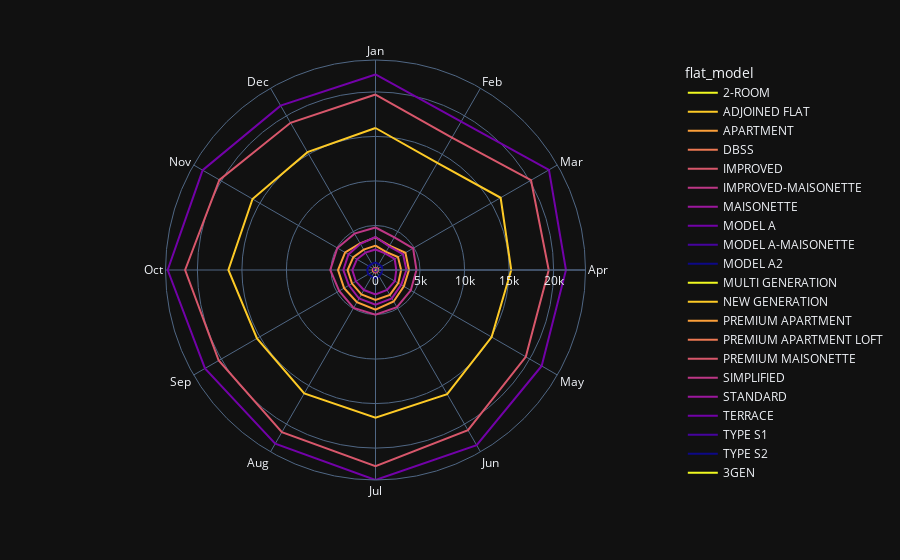

The notebook cell saved with this chart:
### Code cell
# Grouping the flats sold by month and flat model
total_units_by_month_flat_model = df.groupby(['month', 'flat_model']).size().reset_index(name='total_units')

# Convert month integers to month names
total_units_by_month_flat_model['month'] = total_units_by_month_flat_model['month'].apply(lambda x: calendar.month_abbr[x])

fig = px.line_polar(total_units_by_month_flat_model, r="total_units", theta="month", color="flat_model", line_close=True,
                    color_discrete_sequence=px.colors.sequential.Plasma_r,
                    template="plotly_dark",)
fig.show()

### Figure 1 — Plotly figure (JSON) as saved in the notebook; plotly's stock layout.template omitted (floating-point values rounded to 4 significant figures)
{"data": [{"hovertemplate": "flat_model=2-ROOM<br>total_units=%{r}<br>month=%{theta}<extra></extra>", "legendgroup": "2-ROOM", "line": {"color": "#f0f921", "dash": "solid"}, "marker": {"symbol": "circle"}, "mode": "lines", "name": "2-ROOM", "r": [11, 13, 11, 12, 9, 25, 9, 10, 12, 12, 10, 13, 11], "showlegend": true, "subplot": "polar", "theta": ["Jan", "Feb", "Mar", "Apr", "May", "Jun", "Jul", "Aug", "Sep", "Oct", "Nov", "Dec", "Jan"], "type": "scatterpolar"}, {"hovertemplate": "flat_model=ADJOINED FLAT<br>total_units=%{r}<br>month=%{theta}<extra></extra>", "legendgroup": "ADJOINED FLAT", "line": {"color": "#fdca26", "dash": "solid"}, "marker": {"symbol": "circle"}, "mode": "lines", "name": "ADJOINED FLAT", "r": [100, 89, 97, 82, 95, 116, 117, 133, 127, 94, 99, 96, 100], "showlegend": true, "subplot": "polar", "theta": ["Jan", "Feb", "Mar", "Apr", "May", "Jun", "Jul", "Aug", "Sep", "Oct", "Nov", "Dec", "Jan"], "type": "scatterpolar"}, {"hovertemplate": "flat_model=APARTMENT<br>total_units=%{r}<br>month=%{theta}<extra></extra>", "legendgroup": "APARTMENT", "line": {"color": "#fb9f3a", "dash": "solid"}, "marker": {"symbol": "circle"}, "mode": "lines", "name": "APARTMENT", "r": [2735, 2356, 2914, 2878, 2952, 3225, 3365, 3163, 3042, 3132, 2876, 2642, 2735], "showlegend": true, "subplot": "polar", "theta": ["Jan", "Feb", "Mar", "Apr", "May", "Jun", "Jul", "Aug", "Sep", "Oct", "Nov", "Dec", "Jan"], "type": "scatterpolar"}, {"hovertemplate": "flat_model=DBSS<br>total_units=%{r}<br>month=%{theta}<extra></extra>", "legendgroup": "DBSS", "line": {"color": "#ed7953", "dash": "solid"}, "marker": {"symbol": "circle"}, "mode": "lines", "name": "DBSS", "r": [256, 242, 315, 284, 265, 290, 294, 273, 305, 311, 265, 243, 256], "showlegend": true, "subplot": "polar", "theta": ["Jan", "Feb", "Mar", "Apr", "May", "Jun", "Jul", "Aug", "Sep", "Oct", "Nov", "Dec", "Jan"], "type": "scatterpolar"}, {"hovertemplate": "flat_model=IMPROVED<br>total_units=%{r}<br>month=%{theta}<extra></extra>", "legendgroup": "IMPROVED", "line": {"color": "#d8576b", "dash": "solid"}, "marker": {"symbol": "circle"}, "mode": "lines", "name": "IMPROVED", "r": [19700, 17161, 20164, 19452, 19487, 20769, 22033, 21027, 20328, 21377, 20237, 19087, 19700], "showlegend": true, "subplot": "polar", "theta": ["Jan", "Feb", "Mar", "Apr", "May", "Jun", "Jul", "Aug", "Sep", "Oct", "Nov", "Dec", "Jan"], "type": "scatterpolar"}, {"hovertemplate": "flat_model=IMPROVED-MAISONETTE<br>total_units=%{r}<br>month=%{theta}<extra></extra>", "legendgroup": "IMPROVED-MAISONETTE", "line": {"color": "#bd3786", "dash": "solid"}, "marker": {"symbol": "circle"}, "mode": "lines", "name": "IMPROVED-MAISONETTE", "r": [7, 7, 9, 8, 12, 13, 16, 15, 8, 12, 11, 9, 7], "showlegend": true, "subplot": "polar", "theta": ["Jan", "Feb", "Mar", "Apr", "May", "Jun", "Jul", "Aug", "Sep", "Oct", "Nov", "Dec", "Jan"], "type": "scatterpolar"}, {"hovertemplate": "flat_model=MAISONETTE<br>total_units=%{r}<br>month=%{theta}<extra></extra>", "legendgroup": "MAISONETTE", "line": {"color": "#9c179e", "dash": "solid"}, "marker": {"symbol": "circle"}, "mode": "lines", "name": "MAISONETTE", "r": [2305, 2165, 2485, 2334, 2506, 2596, 2755, 2600, 2542, 2608, 2405, 2254, 2305], "showlegend": true, "subplot": "polar", "theta": ["Jan", "Feb", "Mar", "Apr", "May", "Jun", "Jul", "Aug", "Sep", "Oct", "Nov", "Dec", "Jan"], "type": "scatterpolar"}, {"hovertemplate": "flat_model=MODEL A<br>total_units=%{r}<br>month=%{theta}<extra></extra>", "legendgroup": "MODEL A", "line": {"color": "#7201a8", "dash": "solid"}, "marker": {"symbol": "circle"}, "mode": "lines", "name": "MODEL A", "r": [21956, 19241, 22488, 21387, 21544, 22719, 23580, 22523, 22109, 23334, 22412, 21307, 21956], "showlegend": true, "subplot": "polar", "theta": ["Jan", "Feb", "Mar", "Apr", "May", "Jun", "Jul", "Aug", "Sep", "Oct", "Nov", "Dec", "Jan"], "type": "scatterpolar"}, {"hovertemplate": "flat_model=MODEL A-MAISONETTE<br>total_units=%{r}<br>month=%{theta}<extra></extra>", "legendgroup": "MODEL A-MAISONETTE", "line": {"color": "#46039f", "dash": "solid"}, "marker": {"symbol": "circle"}, "mode": "lines", "name": "MODEL A-MAISONETTE", "r": [168, 149, 189, 145, 168, 198, 175, 183, 158, 178, 207, 151, 168], "showlegend": true, "subplot": "polar", "theta": ["Jan", "Feb", "Mar", "Apr", "May", "Jun", "Jul", "Aug", "Sep", "Oct", "Nov", "Dec", "Jan"], "type": "scatterpolar"}, {"hovertemplate": "flat_model=MODEL A2<br>total_units=%{r}<br>month=%{theta}<extra></extra>", "legendgroup": "MODEL A2", "line": {"color": "#0d0887", "dash": "solid"}, "marker": {"symbol": "circle"}, "mode": "lines", "name": "MODEL A2", "r": [852, 733, 810, 796, 738, 818, 925, 834, 948, 938, 892, 784, 852], "showlegend": true, "subplot": "polar", "theta": ["Jan", "Feb", "Mar", "Apr", "May", "Jun", "Jul", "Aug", "Sep", "Oct", "Nov", "Dec", "Jan"], "type": "scatterpolar"}, {"hovertemplate": "flat_model=MULTI GENERATION<br>total_units=%{r}<br>month=%{theta}<extra></extra>", "legendgroup": "MULTI GENERATION", "line": {"color": "#f0f921", "dash": "solid"}, "marker": {"symbol": "circle"}, "mode": "lines", "name": "MULTI GENERATION", "r": [48, 45, 40, 37, 40, 59, 54, 47, 45, 46, 44, 33, 48], "showlegend": true, "subplot": "polar", "theta": ["Jan", "Feb", "Mar", "Apr", "May", "Jun", "Jul", "Aug", "Sep", "Oct", "Nov", "Dec", "Jan"], "type": "scatterpolar"}, {"hovertemplate": "flat_model=NEW GENERATION<br>total_units=%{r}<br>month=%{theta}<extra></extra>", "legendgroup": "NEW GENERATION", "line": {"color": "#fdca26", "dash": "solid"}, "marker": {"symbol": "circle"}, "mode": "lines", "name": "NEW GENERATION", "r": [15945, 13883, 16224, 15240, 15056, 16091, 16572, 16004, 15369, 16518, 15945, 15278, 15945], "showlegend": true, "subplot": "polar", "theta": ["Jan", "Feb", "Mar", "Apr", "May", "Jun", "Jul", "Aug", "Sep", "Oct", "Nov", "Dec", "Jan"], "type": "scatterpolar"}, {"hovertemplate": "flat_model=PREMIUM APARTMENT<br>total_units=%{r}<br>month=%{theta}<extra></extra>", "legendgroup": "PREMIUM APARTMENT", "line": {"color": "#fb9f3a", "dash": "solid"}, "marker": {"symbol": "circle"}, "mode": "lines", "name": "PREMIUM APARTMENT", "r": [3663, 3150, 3880, 3760, 3679, 4079, 4464, 4179, 4069, 4210, 3936, 3457, 3663], "showlegend": true, "subplot": "polar", "theta": ["Jan", "Feb", "Mar", "Apr", "May", "Jun", "Jul", "Aug", "Sep", "Oct", "Nov", "Dec", "Jan"], "type": "scatterpolar"}, {"hovertemplate": "flat_model=PREMIUM APARTMENT LOFT<br>total_units=%{r}<br>month=%{theta}<extra></extra>", "legendgroup": "PREMIUM APARTMENT LOFT", "line": {"color": "#ed7953", "dash": "solid"}, "marker": {"symbol": "circle"}, "mode": "lines", "name": "PREMIUM APARTMENT LOFT", "r": [8, 10, 15, 7, 8, 14, 12, 6, 10, 5, 6, 10, 8], "showlegend": true, "subplot": "polar", "theta": ["Jan", "Feb", "Mar", "Apr", "May", "Jun", "Jul", "Aug", "Sep", "Oct", "Nov", "Dec", "Jan"], "type": "scatterpolar"}, {"hovertemplate": "flat_model=PREMIUM MAISONETTE<br>total_units=%{r}<br>month=%{theta}<extra></extra>", "legendgroup": "PREMIUM MAISONETTE", "line": {"color": "#d8576b", "dash": "solid"}, "marker": {"symbol": "circle"}, "mode": "lines", "name": "PREMIUM MAISONETTE", "r": [5, 8, 7, 6, 5, 5, 7, 9, 15, 9, 7, 3, 5], "showlegend": true, "subplot": "polar", "theta": ["Jan", "Feb", "Mar", "Apr", "May", "Jun", "Jul", "Aug", "Sep", "Oct", "Nov", "Dec", "Jan"], "type": "scatterpolar"}, {"hovertemplate": "flat_model=SIMPLIFIED<br>total_units=%{r}<br>month=%{theta}<extra></extra>", "legendgroup": "SIMPLIFIED", "line": {"color": "#bd3786", "dash": "solid"}, "marker": {"symbol": "circle"}, "mode": "lines", "name": "SIMPLIFIED", "r": [4771, 4241, 4877, 4602, 4575, 4810, 5031, 4913, 4712, 5080, 4946, 4713, 4771], "showlegend": true, "subplot": "polar", "theta": ["Jan", "Feb", "Mar", "Apr", "May", "Jun", "Jul", "Aug", "Sep", "Oct", "Nov", "Dec", "Jan"], "type": "scatterpolar"}, {"hovertemplate": "flat_model=STANDARD<br>total_units=%{r}<br>month=%{theta}<extra></extra>", "legendgroup": "STANDARD", "line": {"color": "#9c179e", "dash": "solid"}, "marker": {"symbol": "circle"}, "mode": "lines", "name": "STANDARD", "r": [3705, 3062, 3568, 3472, 3329, 3674, 3882, 3699, 3452, 3612, 3505, 3394, 3705], "showlegend": true, "subplot": "polar", "theta": ["Jan", "Feb", "Mar", "Apr", "May", "Jun", "Jul", "Aug", "Sep", "Oct", "Nov", "Dec", "Jan"], "type": "scatterpolar"}, {"hovertemplate": "flat_model=TERRACE<br>total_units=%{r}<br>month=%{theta}<extra></extra>", "legendgroup": "TERRACE", "line": {"color": "#7201a8", "dash": "solid"}, "marker": {"symbol": "circle"}, "mode": "lines", "name": "TERRACE", "r": [60, 47, 59, 51, 53, 70, 55, 49, 61, 69, 65, 53, 60], "showlegend": true, "subplot": "polar", "theta": ["Jan", "Feb", "Mar", "Apr", "May", "Jun", "Jul", "Aug", "Sep", "Oct", "Nov", "Dec", "Jan"], "type": "scatterpolar"}, {"hovertemplate": "flat_model=TYPE S1<br>total_units=%{r}<br>month=%{theta}<extra></extra>", "legendgroup": "TYPE S1", "line": {"color": "#46039f", "dash": "solid"}, "marker": {"symbol": "circle"}, "mode": "lines", "name": "TYPE S1", "r": [32, 40, 44, 36, 41, 49, 32, 36, 32, 32, 36, 30, 32], "showlegend": true, "subplot": "polar", "theta": ["Jan", "Feb", "Mar", "Apr", "May", "Jun", "Jul", "Aug", "Sep", "Oct", "Nov", "Dec", "Jan"], "type": "scatterpolar"}, {"hovertemplate": "flat_model=TYPE S2<br>total_units=%{r}<br>month=%{theta}<extra></extra>", "legendgroup": "TYPE S2", "line": {"color": "#0d0887", "dash": "solid"}, "marker": {"symbol": "circle"}, "mode": "lines", "name": "TYPE S2", "r": [19, 20, 25, 18, 15, 13, 12, 29, 21, 12, 22, 11, 19], "showlegend": true, "subplot": "polar", "theta": ["Jan", "Feb", "Mar", "Apr", "May", "Jun", "Jul", "Aug", "Sep", "Oct", "Nov", "Dec", "Jan"], "type": "scatterpolar"}, {"hovertemplate": "flat_model=3GEN<br>total_units=%{r}<br>month=%{theta}<extra></extra>", "legendgroup": "3GEN", "line": {"color": "#f0f921", "dash": "solid"}, "marker": {"symbol": "circle"}, "mode": "lines", "name": "3GEN", "r": [3, 1, 7, 5, 3, 1, 5, 2, 2, 5, 3], "showlegend": true, "subplot": "polar", "theta": ["Feb", "Mar", "May", "Jun", "Jul", "Aug", "Sep", "Oct", "Nov", "Dec", "Feb"], "type": "scatterpolar"}], "layout": {"legend": {"title": {"text": "flat_model"}, "tracegroupgap": 0}, "margin": {"t": 60}, "polar": {"angularaxis": {"direction": "clockwise", "rotation": 90}, "domain": {"x": [0, 1], "y": [0, 1]}}}}
